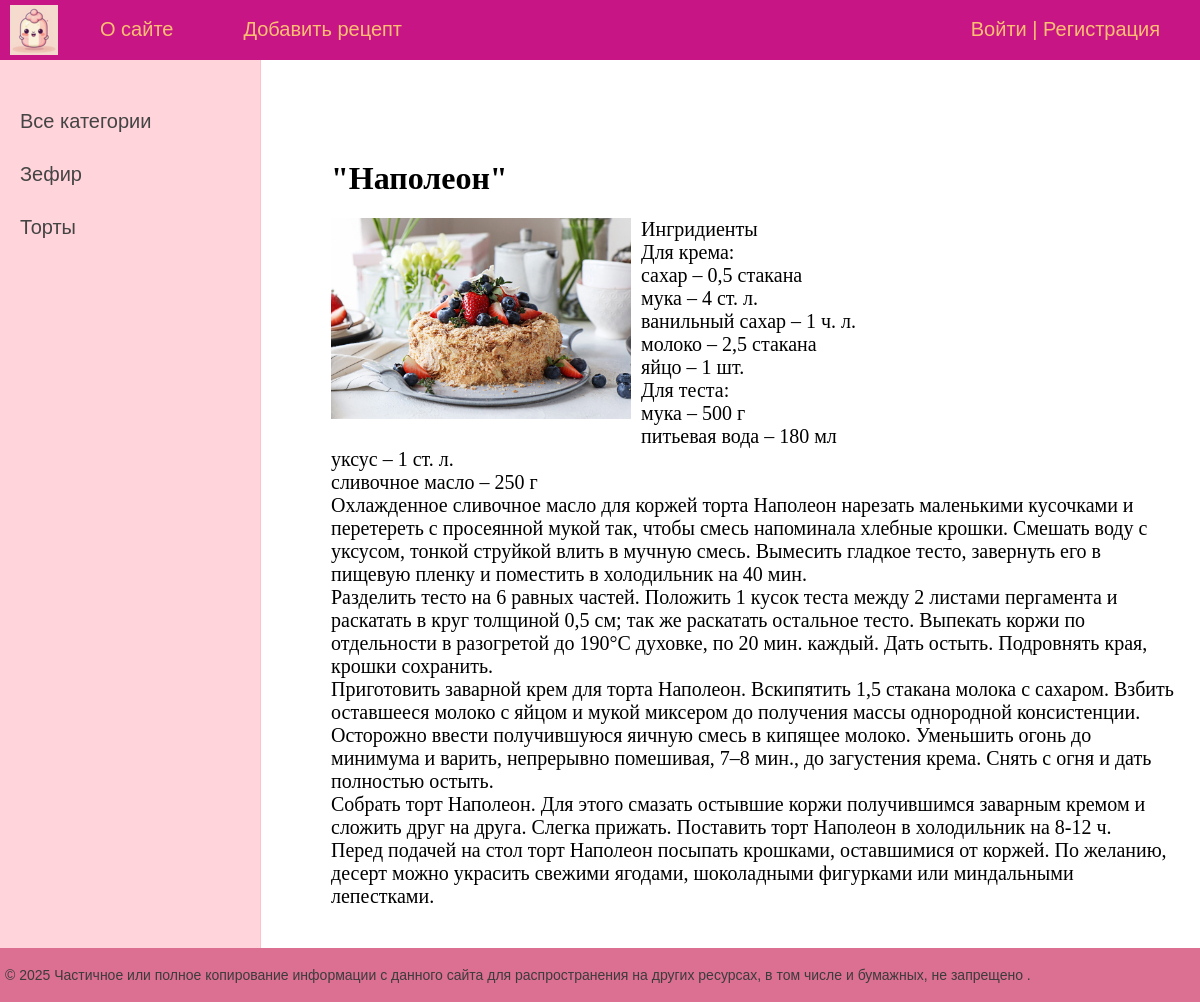
The app's page /post/cakes/ with its own data.
### recipes/models.py (models this page shows, shortened)
class Category(models.Model):
    objects = None
    name = models.CharField(max_length=100, db_index=True, verbose_name='Категория')
    slug = models.SlugField(max_length=255, unique=True, db_index=True)
    class Meta:
        verbose_name = 'Категория'
        verbose_name_plural = 'Категории'
    def get_absolute_url(self):
        return reverse('category', kwargs={'cat_slug': self.slug})

class Recipe(models.Model):
    class Status(models.IntegerChoices):
        DRAFT = 0, 'Черновик'
        PUBLISHED = 1, 'Опубликовано'
    title = models.CharField(max_length=255, verbose_name='Заголовок')
    slug = models.SlugField(
        max_length=255, unique=True, db_index=True, verbose_name='Slug')
    content = models.TextField(blank=True, verbose_name='Текст рецепта')
    photo = models.ImageField(
        upload_to='photos/%Y/%m/%d/', default=None, blank=True, null=True,
        verbose_name='Фото')
    time_create = models.DateTimeField(
        auto_now_add=True, verbose_name='Время создания')
    time_update = models.DateTimeField(
        auto_now=True, verbose_name='Время изменения')
    is_published = models.BooleanField(
        choices=tuple(map(lambda x: (bool(x[0]), x[1]), Status.choices)),
        default=Status.DRAFT, verbose_name='Статус')
    cat = models.ForeignKey(
        'Category', on_delete=models.PROTECT,
        related_name='posts', verbose_name='Категории')
    tags = models.ManyToManyField(
        'TagPost', blank=True, related_name='tags', verbose_name='Теги')
    author = models.ForeignKey(
        get_user_model(), on_delete=models.SET_NULL,
        related_name='posts', null=True, default=None)
    objects = models.Manager()
    published = PublishedManager()
    class Meta:
        verbose_name = 'Рецепт'
        verbose_name_plural = 'Рецепты'
        ordering = ['-time_create']
        indexes = [
            models.Index(fields=['-time_create'])
        ]

### recipes/views.py (the view)
# urls.py: path('post/<slug:post_slug>/', views.ShowPost.as_view(), name='post'),
class ShowPost(DataMixin, DetailView):
    template_name = 'recipe/post.html'
    slug_url_kwarg = 'post_slug'
    context_object_name = 'post'
    def get_context_data(self, **kwargs):
        context = super().get_context_data(**kwargs)
        return self.get_mixin_context(context, title=context['post'].title)
    def get_object(self, queryset=None):
        return get_object_or_404(
            Recipe.published, slug=self.kwargs[self.slug_url_kwarg])

### recipes/models.py (called while the page is built)
    def get_queryset(self):
        return super().get_queryset().filter(
            is_published=Recipe.Status.PUBLISHED)

### recipes/templatetags/recipe_tags.py (called while the page is built)
@register.inclusion_tag('recipe/list_categories.html')
def show_categories(cats_selected=0):
    cats = Category.objects.annotate(
        total=Count('posts')).filter(total__gt=0)
    return {'cats': cats, 'cat_selected': cats_selected}

@register.inclusion_tag('recipe/list_tags.html')
def show_all_tags():
    return {'tags': TagPost.objects.annotate(
        total=Count('tags')).filter(total__gt=0)}

### recipes/utils.py (called while the page is built)
    def get_mixin_context(self, context, **kwargs):
        context['cat_selected'] = None
        context.update(kwargs)
        return context

### users/context_processors.py (called while the page is built)
def get_recipe_context(request):
    return {'main_menu': menu}

### recipes/templates/recipe/post.html (shortened to what this page needs)
{% extends 'base.html' %}
{% block content %}
<h1>{{post.title}}</h1>
{% if post.photo %}
<p><img class="img-article-left" src="{{post.photo.url}}"></p>
{% endif %}
{{post.content|linebreaks}}
{% endblock %}

### recipes/templates/recipe/list_categories.html
{% for cat in cats %}
    {% if cat.id == cat_selected %}
    <li class="selected">{{cat.name}}</li>
    {% else %}
    <li><a href="{{ cat.get_absolute_url }}">{{cat.name}}</a></li>
    {% endif %}
{% endfor %}

### recipes/static/recipe/css/styles.css (style rules this page uses)
html, body { font-family: 'Arial'; margin: 0; padding: 0; height: 100%; width: 100%; color: #444; }
a { color: #0059b2; text-decoration: none; }
img { max-width: 600px; height: auto; }
img.img-article-left { max-width: 300px; height: auto; float: left; padding: 0 10px 10px 0; }
.left-chapters ul li { margin: 30px 0 0 0; color: rgba(255, 192, 203, 0.84); }
.left-chapters ul li a { color: #444; text-decoration: none; }
.content-text h1 { font-size: 32px; }

### records on screen
Category: name "Зефир"
Category: name "Торты"
Recipe: title "\"Наполеон\"", photo (picture), content "Ингридиенты Для крема: сахар – 0,5 стакана мука – 4 ст. л. ванильный сахар – 1 ч. л. молоко – 2,5 стакана яйцо – 1 шт. Для теста: мука – 500 г питьевая вода – 180 мл уксус – 1 ст. л. сливочное масло – 250 г Охлажденное сливочное масло для коржей торта Наполеон нарезать маленькими кусочками и перетереть с просеянной мукой так, чтобы смесь напоминала хлебные крошки. Смешать воду с уксусом, тонкой струйкой влить в мучную смесь. Вымесить гладкое тесто, завернуть его в пищевую пленку и поместить в холодильник на 40 мин. Разделить тесто на 6 равных частей. Положить 1 кусок теста между 2 листами пергамента и раскатать в круг толщиной 0,5 см; так же раскатать остальное тесто. Выпекать коржи по…"

### other values on screen
{{ m.title }} "О сайте" "Добавить рецепт"
